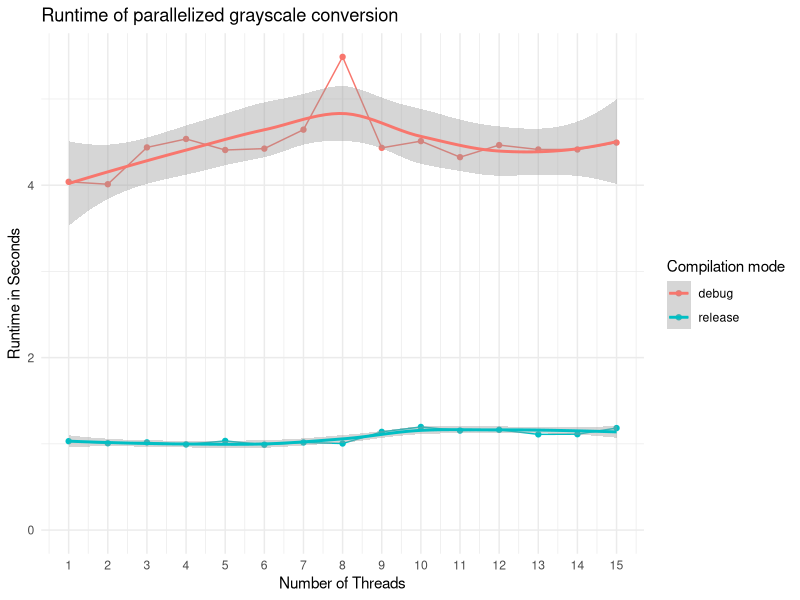
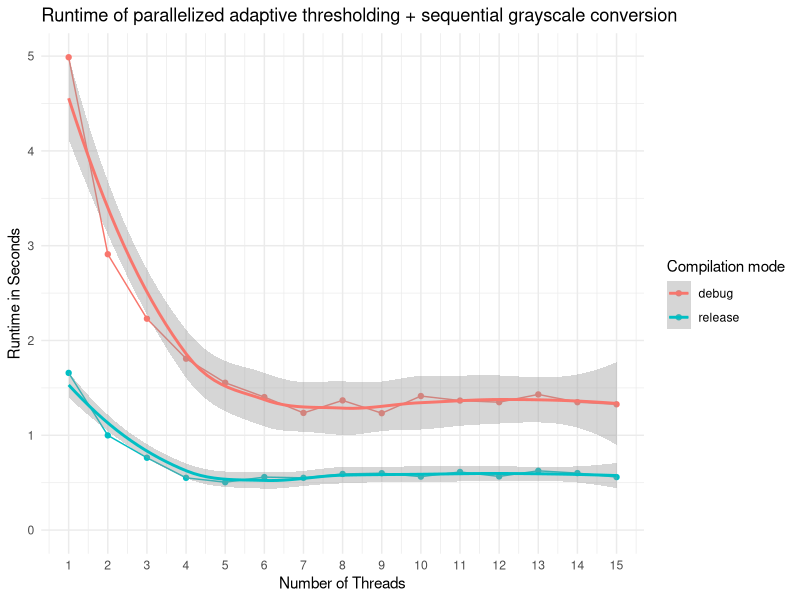
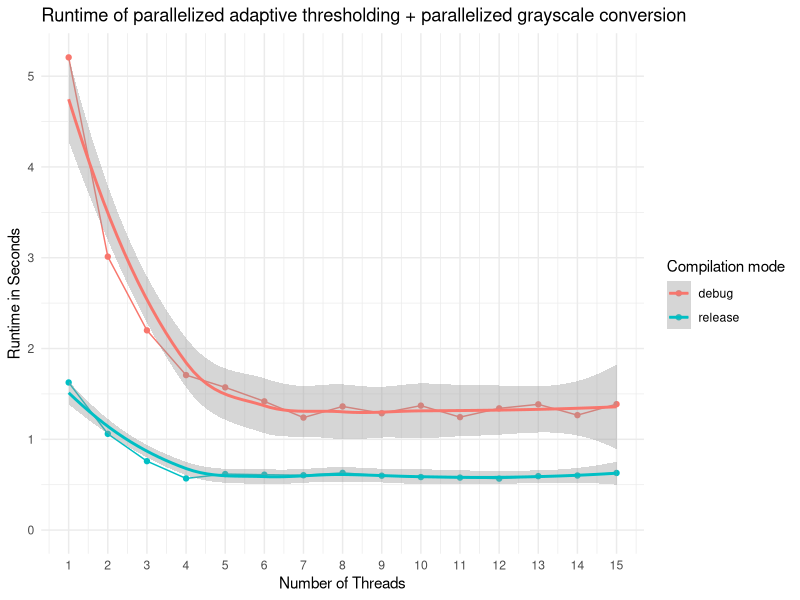
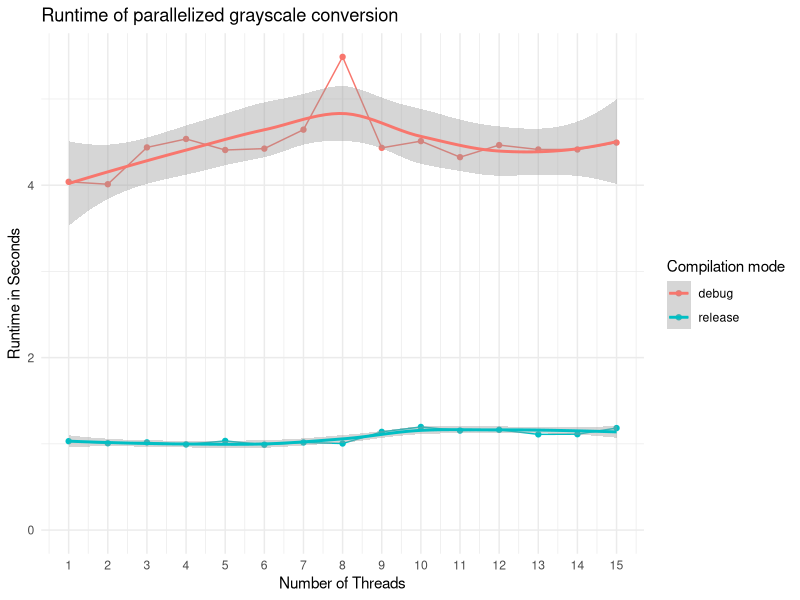
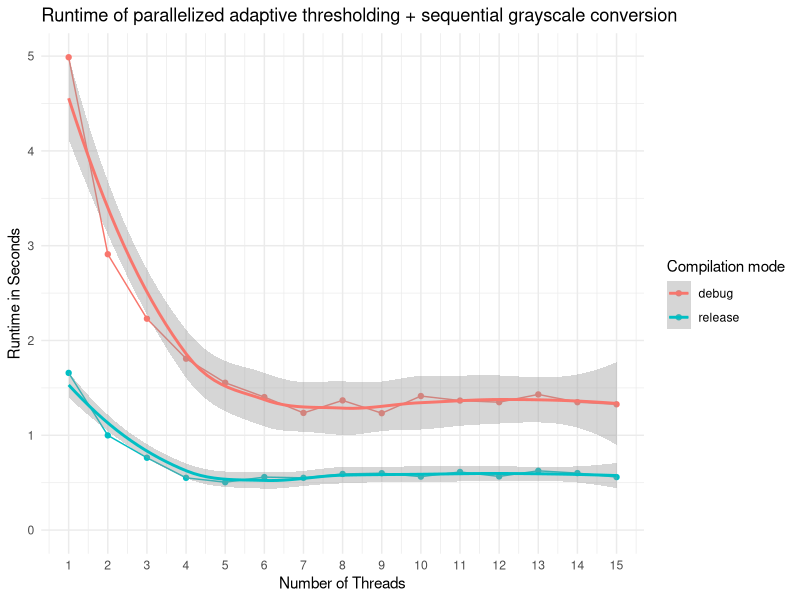
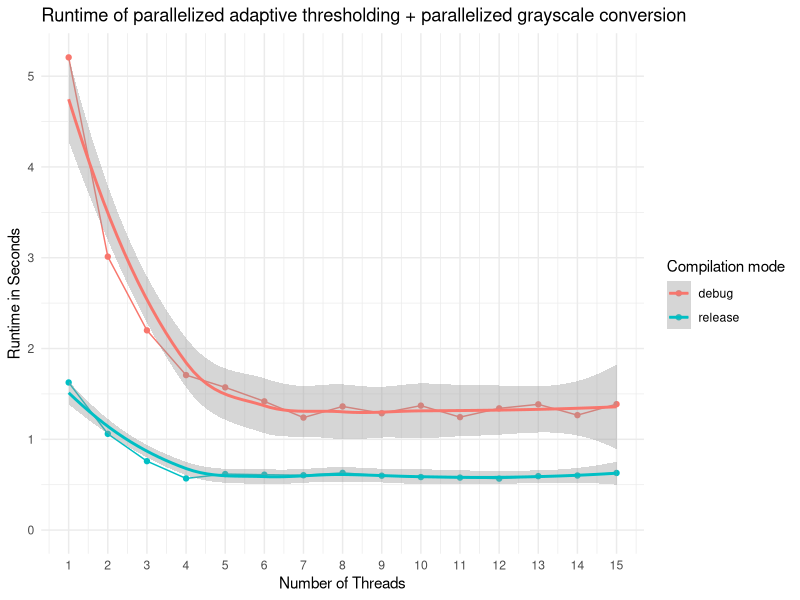

Here is the R script that generated these plots, in order:
library(ggplot2)
library(scales)


#Benchmark 1
debugdata <- read.csv("threads_benchmark_grayscaleconversion(debug).csv")
releasedata <- read.csv("threads_benchmark_grayscaleconversion(release).csv")

debugdata$type <- "debug"
releasedata$type <- "release"

combineddata <- rbind(debugdata, releasedata)

ggplot(data = combineddata, mapping = aes(x = number_of_threads, y = runtime_in_seconds, color = type)) +
  geom_point() +
  geom_line() +
  geom_smooth() +
  theme_minimal() +
  scale_x_continuous(breaks = 1:max(combineddata$number_of_threads)) +
  labs(title = "Runtime of parallelized grayscale conversion",
       x = "Number of Threads",
       y = "Runtime in Seconds",
       color = "Compilation mode") +
  expand_limits(y = 0)  # Ensure y-axis starts from 0

ggsave("parallelgrayscale_benchmark.png", device = "png", width = 1920, height = 1080, units = "px", dpi = 150, bg="white")



#Benchmark 2
debugdata <- read.csv("threads_benchmark_adaptivethresholding(debug).csv")
releasedata <- read.csv("threads_benchmark_adaptivethresholding(release).csv")

debugdata$type <- "debug"
releasedata$type <- "release"

combineddata <- rbind(debugdata, releasedata)

ggplot(data = combineddata, mapping = aes(x = number_of_threads, y = runtime_in_seconds, color = type)) +
  geom_point() +
  geom_line() +
  geom_smooth() +
  theme_minimal() +
  scale_x_continuous(breaks = 1:max(combineddata$number_of_threads)) +
  labs(title = "Runtime of parallelized adaptive thresholding + sequential grayscale conversion",
       x = "Number of Threads",
       y = "Runtime in Seconds",
       color = "Compilation mode") +
  expand_limits(y = 0)  # Ensure y-axis starts from 0

ggsave("paralleladaptive_sequentialgrayscale_benchmark.png", device = "png", width = 1920, height = 1080, units = "px", dpi = 150, bg="white")


#Benchmark 3
debugdata <- read.csv("threads_benchmark_allparallelized(debug).csv")
releasedata <- read.csv("threads_benchmark_allparallelized(release).csv")

debugdata$type <- "debug"
releasedata$type <- "release"

combineddata <- rbind(debugdata, releasedata)

ggplot(data = combineddata, mapping = aes(x = number_of_threads, y = runtime_in_seconds, color = type)) +
  geom_point() +
  geom_line() +
  geom_smooth() +
  theme_minimal() +
  scale_x_continuous(breaks = 1:max(combineddata$number_of_threads)) +
  labs(title = "Runtime of parallelized adaptive thresholding + parallelized grayscale conversion",
       x = "Number of Threads",
       y = "Runtime in Seconds",
       color = "Compilation mode") +
  expand_limits(y = 0)  # Ensure y-axis starts from 0

ggsave("paralleladaptive_parallelgrayscale_benchmark.png", device = "png", width = 1920, height = 1080, units = "px", dpi = 150, bg="white")